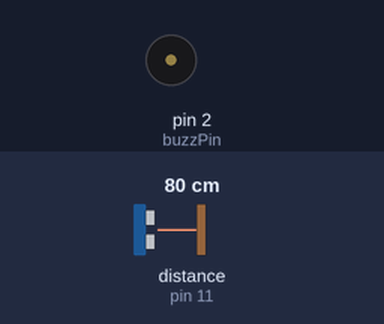
A sketch run on a simulated Arduino Uno, built with avr-gcc and run on an emulated ATmega328P. On the bench: buzzer (waves = sounding, pin HIGH). Wiring (inferred from the names in the program): ultrasonic range finder: trigger pin 12; echo pin 11. Inputs (shaded band) come from the test bench; at power-on: distance to the obstacle (sensor on pin 11) 80 cm. The echo pulse lasts 58.3 µs per cm; pins used as bus, display or sensor lines are not drawn.

Above: at 1.2 s.
1.3 s: distance to the obstacle (sensor on pin 11) set to 32 cm
2.8 s: distance to the obstacle (sensor on pin 11) set to 29 cm
At 4.0 s:
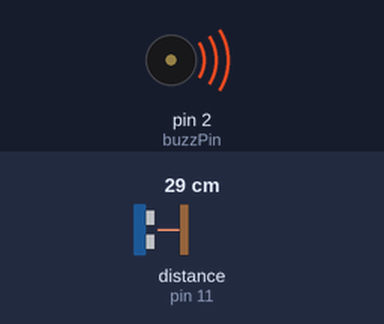
4.3 s: distance to the obstacle (sensor on pin 11) set to 35 cm
At 5.4 s:
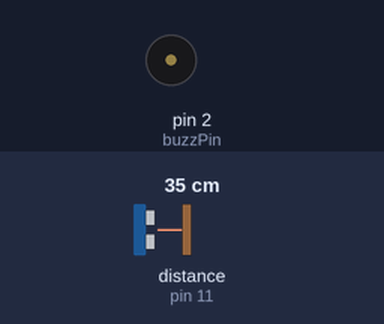
5.8 s: distance to the obstacle (sensor on pin 11) set to 2 cm
At 6.5 s:
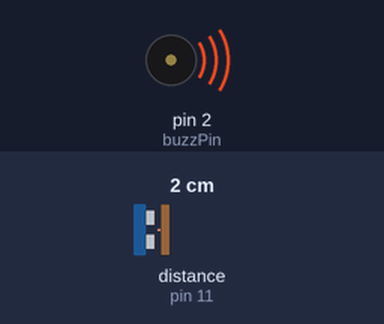
Timing chart, 0 to 8.3 s (numbered marks = the images above; inputs shaded):
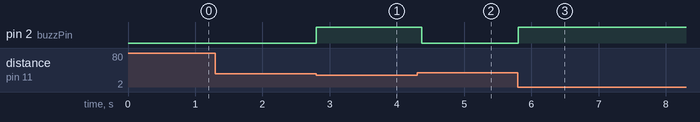

Measured:
- the behaviour switches between 31 and 30 cm on distance to the obstacle (sensor on pin 11) (found by bisection; images 0 and 1)
- after the input at 1.3 s, every drawn part: stays the same
- after the input at 2.8 s, pin 2 (buzzPin): LOW → HIGH at once
- after the input at 4.3 s, pin 2 (buzzPin): HIGH → LOW after 0.07 s
- after the input at 5.8 s, pin 2 (buzzPin): LOW → HIGH at once

The sketch:

distance_sensor.ino
```cpp
int trigPin = 12;
int echoPin = 11;
int buzzPin = 2;
float pingTravelTime;

void setup() {
  pinMode(trigPin, OUTPUT);
  pinMode(echoPin, INPUT);
  pinMode(buzzPin, OUTPUT);
}
void loop() {
  digitalWrite(trigPin, LOW);
  delayMicroseconds(2);
  digitalWrite(trigPin, HIGH);
  delayMicroseconds(10);
  digitalWrite(trigPin, LOW);

  pingTravelTime = pulseIn(echoPin, HIGH);
  float distance = pingTravelTime * 0.0343 / 2;

  while(distance < 30 && distance > 0) {
    digitalWrite(buzzPin, HIGH);

    digitalWrite(trigPin, LOW);
    delayMicroseconds(2);
    digitalWrite(trigPin, HIGH);
    delayMicroseconds(10);
    digitalWrite(trigPin, LOW);

    pingTravelTime = pulseIn(echoPin, HIGH);

    distance = pingTravelTime * 0.0343 / 2;

    delay(50);
  }

  digitalWrite(buzzPin, LOW);
  delay(100);
}
```
